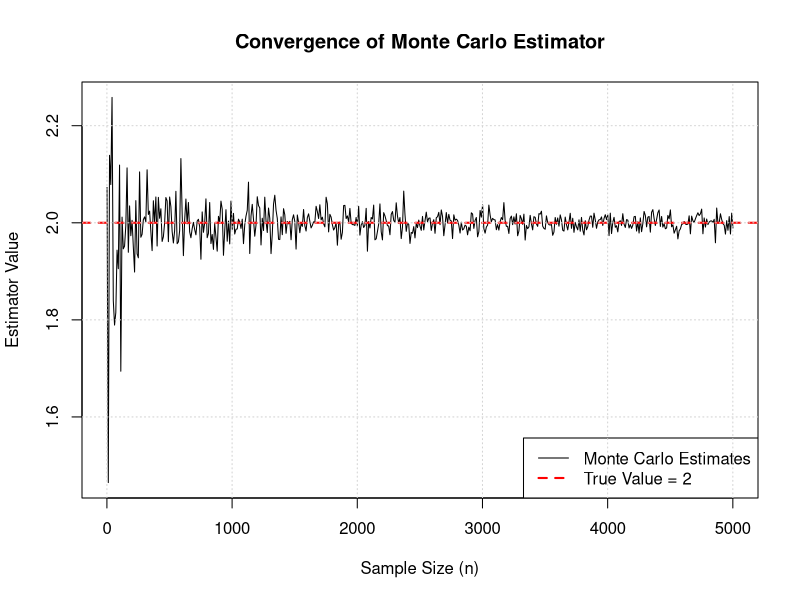
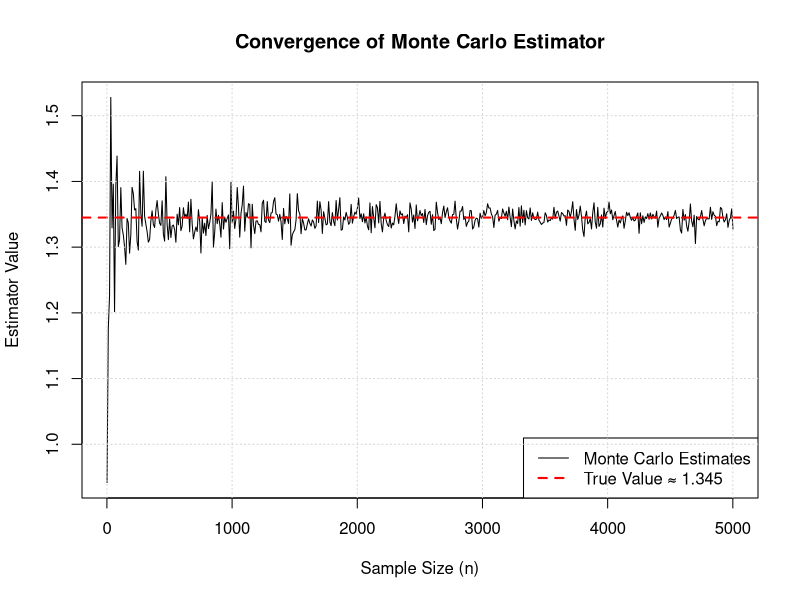
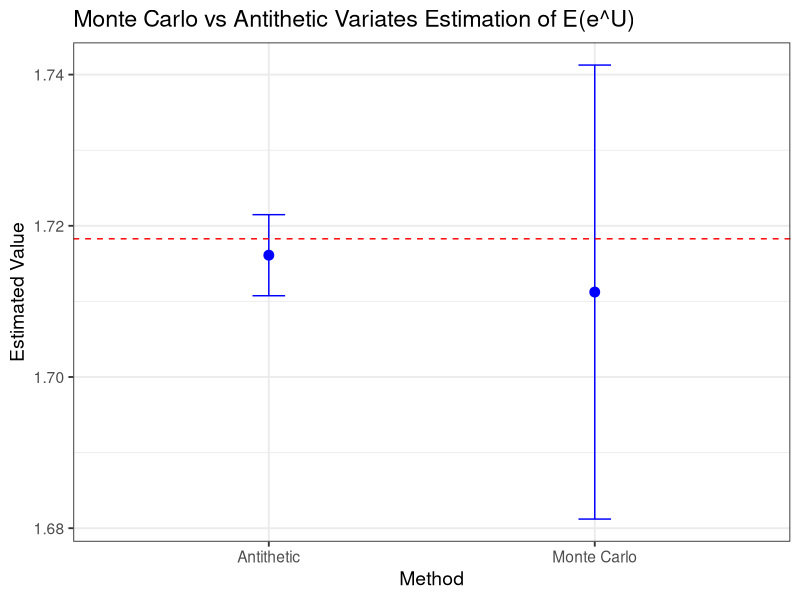

R code for these plots, in order:
## ---- chunk 1
knitr::opts_chunk$set(echo = TRUE)
## ---- chunk 2
library(tidyverse)
library(ggplot2)
library(pracma)
## ---- chunk 3
# Algorithm 1 - Slide 9
n <- 1000
U <- runif(n, min = 0, max = 1)
Y <- sin(pi * U)
estimator <- pi * mean(Y)
print(estimator)
## ---- chunk 4
# true value of the integral
true_value <- 2
n_values <- seq(1, 5001, by = 10)
estimates <- numeric(length(n_values))

# compute Monte Carlo estimator for each n
for (i in seq_along(n_values)) {
  n <- n_values[i]
  U <- runif(n, min = 0, max = 1)
  Y <- sin(pi * U)
  estimates[i] <- pi * mean(Y)
}

# plot
plot(n_values, estimates, type = "l", col = "black", lwd = 1, 
     xlab = "Sample Size (n)", ylab = "Estimator Value",
     main = "Convergence of Monte Carlo Estimator")
abline(h = true_value, col = "red", lty = 2, lwd = 2)
legend("bottomright", legend = c("Monte Carlo Estimates", "True Value = 2"),
       col = c("black", "red"), lty = c(1,2), lwd = c(1,2))
grid()
## ---- chunk 5
# Algorithm 2 - Slide 10
n <- 1000
U <- runif(n, min = 0, max = 1)
V <- runif(n, min = 0, max = 1)
Y <- sqrt(U + V) * exp(U * V)
estimator <- mean(Y)
print(estimator)
## ---- chunk 6
# approximate true value using a very large n
n_true <- 2e6
U_true <- runif(n_true)
V_true <- runif(n_true)
Y_true <- sqrt(U_true + V_true) * exp(U_true * V_true)
true_value <- mean(Y_true)

# range of sample sizes
n_values <- seq(1, 5001, by = 10)
estimates <- numeric(length(n_values))

# compute Monte Carlo estimator for each n
for (i in seq_along(n_values)) {
  n <- n_values[i]
  U <- runif(n)
  V <- runif(n)
  Y <- sqrt(U + V) * exp(U * V)
  estimates[i] <- mean(Y)
}

# plot
plot(n_values, estimates, type = "l", col = "black", lwd = 1,
     xlab = "Sample Size (n)", ylab = "Estimator Value",
     main = "Convergence of Monte Carlo Estimator")
abline(h = true_value, col = "red", lty = 2, lwd = 2)
legend("bottomright", 
       legend = c("Monte Carlo Estimates", paste0("True Value ≈ ", round(true_value, 4))),
       col = c("black", "red"), lty = c(1,2), lwd = c(1,2))
grid()
## ---- chunk 7
set.seed(123)

n <- 1000
m <- n/2
true_value <- exp(1) - 1

# antithetic variates
ant_u <- runif(m)
ant_g <- (exp(ant_u) + exp(1 - ant_u)) / 2
ant_estimator <- mean(ant_g)
ant_ci <- c(
  ant_estimator - 1.96 * sd(ant_g) / sqrt(m),
  ant_estimator + 1.96 * sd(ant_g) / sqrt(m)
)

# monte carlo
mc_u <- runif(n)
mc_g <- exp(mc_u)
mc_estimator <- mean(mc_g)
mc_ci <- c(
  mc_estimator - 1.96 * sd(mc_g) / sqrt(n),
  mc_estimator + 1.96 * sd(mc_g) / sqrt(n)
)

df <- data.frame(
  Method = c("Monte Carlo", "Antithetic"),
  Estimate = c(mc_estimator, ant_estimator),
  Lower = c(mc_ci[1], ant_ci[1]),
  Upper = c(mc_ci[2], ant_ci[2])
)

# plot
ggplot(df, aes(x = Method, y = Estimate)) +
  geom_point(size = 3, color = "blue") +
  geom_errorbar(aes(ymin = Lower, ymax = Upper), width = 0.1, color = "blue") +
  geom_hline(yintercept = true_value, linetype = "dashed", color = "red") +
  labs(title = "Monte Carlo vs Antithetic Variates Estimation of E(e^U)", 
       y = "Estimated Value") +
  theme_bw(base_size = 14)
